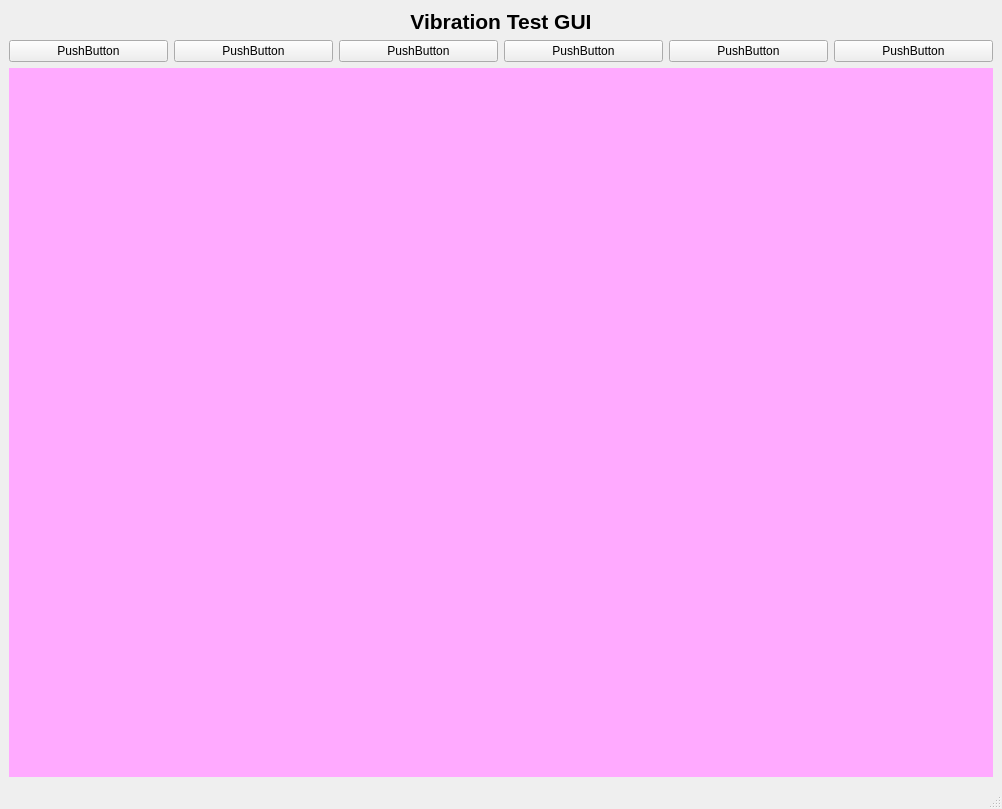
<?xml version="1.0" encoding="UTF-8"?>
<ui version="4.0">
 <class>MainWindow</class>
 <widget class="QMainWindow" name="MainWindow">
  <property name="geometry">
   <rect>
    <x>0</x>
    <y>0</y>
    <width>1002</width>
    <height>809</height>
   </rect>
  </property>
  <property name="windowTitle">
   <string>MainWindow</string>
  </property>
  <property name="autoFillBackground">
   <bool>true</bool>
  </property>
  <widget class="QWidget" name="centralwidget">
   <layout class="QGridLayout" name="gridLayout_2">
    <item row="0" column="0">
     <layout class="QGridLayout" name="gridLayout" rowstretch="0,0,0,0" rowminimumheight="1,1,5,1">
      <item row="0" column="1">
       <widget class="QLabel" name="label">
        <property name="text">
         <string>&lt;html&gt;&lt;head/&gt;&lt;body&gt;&lt;p&gt;&lt;span style=&quot; font-size:16pt; font-weight:600;&quot;&gt;Vibration Test GUI&lt;/span&gt;&lt;/p&gt;&lt;/body&gt;&lt;/html&gt;</string>
        </property>
        <property name="alignment">
         <set>Qt::AlignCenter</set>
        </property>
       </widget>
      </item>
      <item row="1" column="1">
       <layout class="QHBoxLayout" name="horizontalLayout">
        <item>
         <widget class="QPushButton" name="pushButton_2">
          <property name="text">
           <string>PushButton</string>
          </property>
         </widget>
        </item>
        <item>
         <widget class="QPushButton" name="pushButton">
          <property name="text">
           <string>PushButton</string>
          </property>
         </widget>
        </item>
        <item>
         <widget class="QPushButton" name="pushButton_1">
          <property name="text">
           <string>PushButton</string>
          </property>
         </widget>
        </item>
        <item>
         <widget class="QPushButton" name="pushButton_3">
          <property name="text">
           <string>PushButton</string>
          </property>
         </widget>
        </item>
        <item>
         <widget class="QPushButton" name="pushButton_4">
          <property name="text">
           <string>PushButton</string>
          </property>
         </widget>
        </item>
        <item>
         <widget class="QPushButton" name="pushButton_5">
          <property name="text">
           <string>PushButton</string>
          </property>
         </widget>
        </item>
       </layout>
      </item>
      <item row="2" column="0">
       <spacer name="verticalSpacer">
        <property name="orientation">
         <enum>Qt::Vertical</enum>
        </property>
        <property name="sizeHint" stdset="0">
         <size>
          <width>0</width>
          <height>40</height>
         </size>
        </property>
       </spacer>
      </item>
      <item row="2" column="1">
       <widget class="QWidget" name="widget" native="true">
        <property name="styleSheet">
         <string notr="true">background-color: rgb(255, 170, 255);</string>
        </property>
       </widget>
      </item>
      <item row="3" column="1">
       <spacer name="horizontalSpacer">
        <property name="orientation">
         <enum>Qt::Horizontal</enum>
        </property>
        <property name="sizeHint" stdset="0">
         <size>
          <width>0</width>
          <height>0</height>
         </size>
        </property>
       </spacer>
      </item>
     </layout>
    </item>
   </layout>
  </widget>
  <widget class="QMenuBar" name="menubar">
   <property name="geometry">
    <rect>
     <x>0</x>
     <y>0</y>
     <width>1002</width>
     <height>25</height>
    </rect>
   </property>
  </widget>
  <widget class="QStatusBar" name="statusbar"/>
 </widget>
 <resources/>
 <connections/>
</ui>
